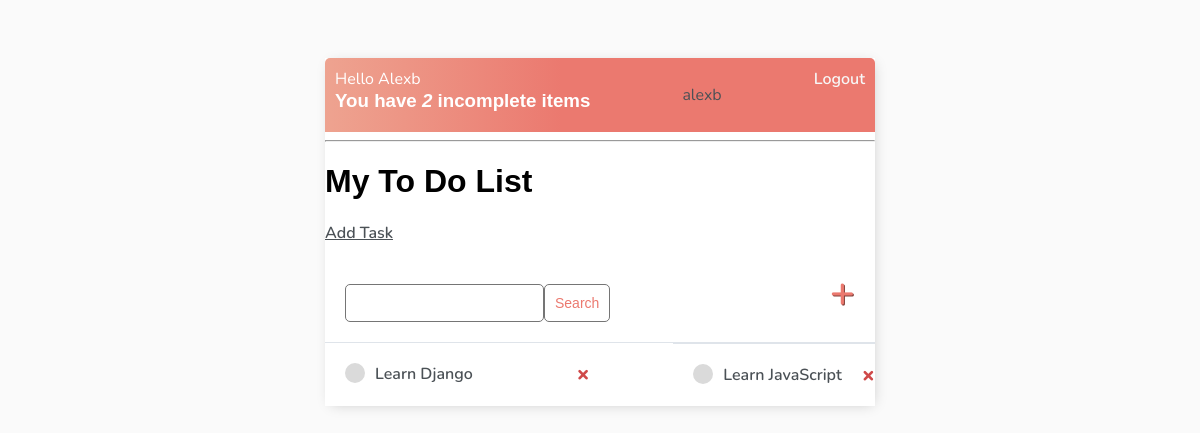
Before: / (signed in) with the older database file.
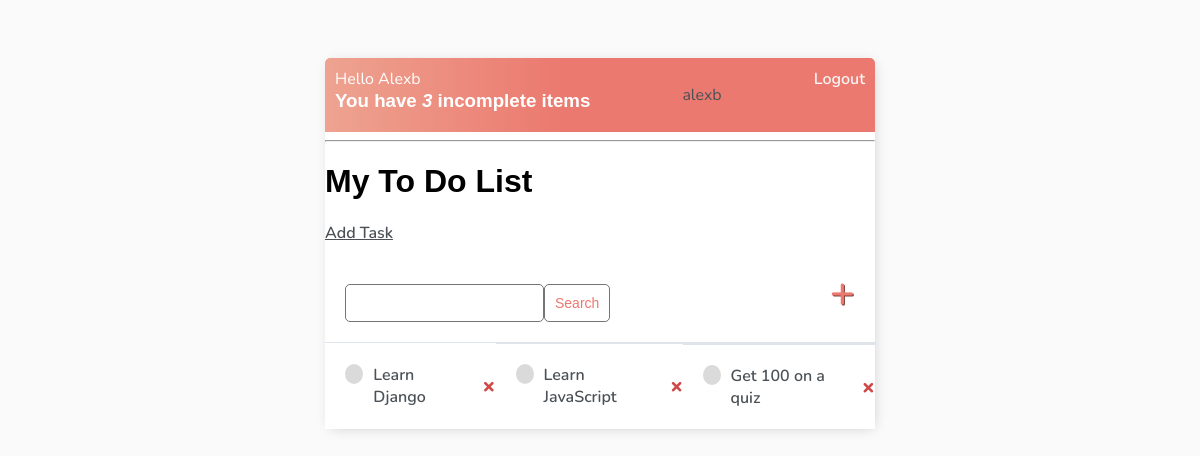
After: the same page with the newer database file.
### base/models.py (models this page shows)
class Task(models.Model):
    user = models.ForeignKey(User, on_delete=models.CASCADE, null=True, blank=True)
    title = models.CharField(max_length=200)
    description = models.TextField(null=True, blank=True)
    complete = models.BooleanField(default=False)
    created = models.DateTimeField(auto_now_add=True)
    def __str__(self):
        return self.title
    class Meta:
        ordering = ['complete']

### base/views.py (the view)
# urls.py: path('', TaskList.as_view(), name='tasks'),
class TaskList(LoginRequiredMixin, ListView):
    model = Task
    context_object_name = 'tasks'
    def get_context_data(self, **kwargs):
        context = super().get_context_data(**kwargs)
        context['tasks'] = context['tasks'].filter(user=self.request.user)
        context['count'] = context['tasks'].filter(complete=False).count()
        search_input = self.request.GET.get('search-area') or ''
        if search_input:
            context['tasks'] = context['tasks'].filter(title__icontains=search_input)
        return context

### base/templates/base/task_list.html
{% extends 'base/main.html' %}
{% block content %}
<div class="header-bar">
    <div class="">
        Hello {{request.user|title}}
        <h3 style="margin:0">You have <i>{{count}}</i> incomplete items</h3>
    </div>
    {% if request.user.is_authenticated %}
    <p>{{request.user}}</p>
    <a href="{% url 'logout' %}">Logout</a>
    {% else %}
        <a href="{% url 'login' %}">Login</a>
    {% endif %}
</div>
    <hr />
<h1> My To Do List</h1>
<a href="{% url 'task-create' %}">
    Add Task
</a>
<div id="search-add-wrapper">
    <form style="margin-top: 20px; display:flex">
        <input type="text" name="search-area" />
        <input class='button' type="submit" value="Search" />
    </form>
    <a id="add-link" href="{% url 'task-create' %}">+</a>
</div>
<div class="task-items-wrapper">
    {% for task in tasks %}
    <div class="task-wrapper">
        {% if task.complete %}
        <div class="task-title">
            <div class="task-complete-icon"></div>
                <i><s><a href="{% url 'task-update' task.id %}">{{task}}</a></s></i>
        </div>
        {% else %}
        <div class="task-title">
            <div class="task-incomplete-icon"></div>
                <a href="{% url 'task-update' task.id %}">{{task}}</a>
        </div>
        <a class='delete-link' href="{% url 'task-delete' task.id %}">&#215;</a>
        {% endif %}
    {% endfor %}
    </div>
</div>
{% endblock %}

Changed rows visible on the page:
added Task: title "Get 100 on a quiz"
Other visible differences:
{{ count }}: "2" → "3"
